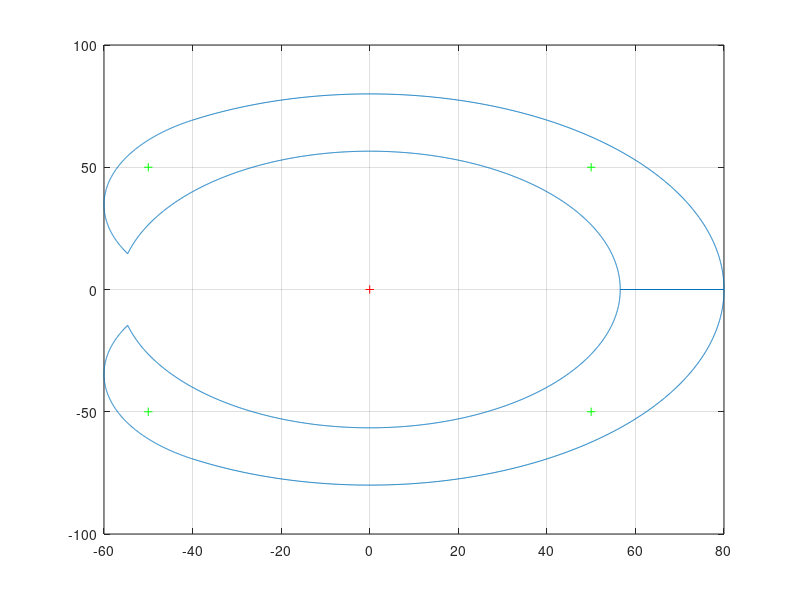

This chart was generated by the following MATLAB code:
clc
clear all
close all
hold off
%robo scara

tetalimit1positivo = 2*pi/3; %limitação do teta1
tetalimit1negativo = 0;
tetalimit2positivo = pi/2; % limitação do teta2
tetalimit2negativo = 0;
dteta1 = (tetalimit1positivo+tetalimit1negativo)/1000;
dteta2 = (tetalimit2positivo+tetalimit2negativo)/1000;
teta1=-tetalimit1negativo:dteta1:tetalimit1positivo;
teta2=-tetalimit2negativo:dteta2:tetalimit2positivo;
a1=40; %tamanho do primeiro braçp
a2=40; %tamanho do segundo braço

% for i = 1:length(teta1)-1
%     X(i)  = a2*cos(teta1(i)+teta2(i)) + a1*cos(teta1(i));
%     Y(i)  = a2*sin(teta1(i)+teta2(i)) + a1*sin(teta1(i));
% end

for i = 1:(length(teta1))
        X(i)  = a2*cos(teta1(i)) + a1*cos(teta1(i));
        Y(i)  = a2*sin(teta1(i)) + a1*sin(teta1(i));
end

for i = length(teta1)+1:(length(teta2)+ length(teta1))
        X(i)  = a2*cos(teta2(i-length(teta1))+tetalimit1positivo) + a1*cos(tetalimit1positivo);
        Y(i)  = a2*sin(teta2(i-length(teta1))+tetalimit1positivo) + a1*sin(tetalimit1positivo);
end

% for i = (length(teta2)+ length(teta1))+1:(length(teta2)+ length(teta1)+ length(teta1))
%         X(i)  = a2*cos(tetalimit2positivo+teta1(i-(length(teta2)+ length(teta1)))) + a1*cos(teta1(i-(length(teta2)+ length(teta1))));
%         Y(i)  = a2*sin(tetalimit2positivo+teta1(i-(length(teta2)+ length(teta1)))) + a1*sin(teta1(i-(length(teta2)+ length(teta1))));
% end
i = (length(teta2)+ length(teta1))-1;
j = (tetalimit1positivo-dteta1);
while(Y(i) >= 0)
    i= i+1;
    X(i)  = a2*cos(tetalimit2positivo+j) + a1*cos(j);
    Y(i)  = a2*sin(tetalimit2positivo+j) + a1*sin(j);
    j  = j - dteta1;
end
X = [X X];
Y = [Y -Y];
plot(X,Y);
hold on
plot(0,0,'r+')

plot(50,50,'g+')
plot(50,-50,'g+')
plot(-50,50,'g+')
plot(-50,-50,'g+')
grid on
% f = zeros(length(X));
% plot3(X,Y,f)
% for i = 1:20
%     Z= f+ i;
%     plot3(X,Y,Z)
% end
% XMIN = -4;
% XMAX = 5;
% YMIN = -4;
% YMAX = 5;
% ZMIN = 0;
% ZMAX = 30;
%  
%  [X,Y] = meshgrid(X,Y);
% f = zeros(length(X));
%  mesh(X,Y)
% 
% hold on
% for i = 1:20
%     Z= f+ i;
%     mesh(X,Y,Z)
% end
% axis([XMIN XMAX YMIN YMAX ZMIN ZMAX]);
% grid on 
% hold off
